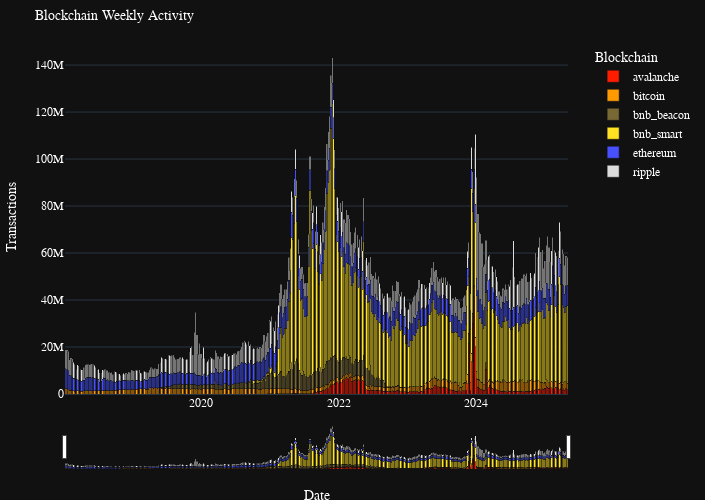

Source (notebook cell):
### Code cell
# Create the figure
fig1 = px.bar(
    web3_tx,
    x='date',
    y='tx_count',
    color='chain',
    custom_data=['chain', 'tx_count', 'total_tx'],
    title='Blockchain Weekly Activity',
    labels={
        'date': 'Date',
        'tx_count': 'Transactions',
        'chain': 'Blockchain',
    },
    color_discrete_map={
        'bitcoin': '#ff9b00',  # Bitcoin Orange
        'ethereum': '#4750ff',  # Ethereum Blue
        'bnb_smart': '#ffe322',  # Binance Yellow
        'bnb_beacon': '#786834',  # Binance Yellow
        'ripple': '#DCDCDC',  # Ripple Grey
        'avalanche': '#ff1d00',  # Avalanche Red
    },
   
)

# Update traces showing chain, individual transactions, and total transactions
fig1.update_traces(
    hovertemplate="<b>%{customdata[0]}</b><br>" +
                  "Transactions: %{customdata[1]:,.0f}<br>" +
                  "Total: %{customdata[2]:,.0f}<br>" +
                  "<extra></extra>"
)

fig1.update_layout(
    template="plotly_dark",              # inherit base dark theme 
    hovermode="x unified",
    dragmode="pan",
    title=dict(font=dict(size=14, color='white'), xanchor="left"),
    font=dict(family="IBM Plex Sans", color="white"),
    legend=dict(yanchor="top", y=0.99, xanchor="left", x=1.05),
    xaxis=dict(rangeslider=dict(visible=True, thickness=0.1), type="date"),
    margin=dict(l=10, r=10, t=40, b=10),
    yaxis=dict(title="Transactions"),
    height=500, width=705,
    barmode='stack',
    bargap=0.1,
)

# Show the plot
fig1.show(config={
    'displayModeBar': True,
    'displaylogo': False,
    'modeBarButtonsToAdd': ['fullscreen']
})

### Figure 1 — Plotly figure (JSON) as saved in the notebook; plotly's stock layout.template omitted (floating-point values rounded to 4 significant figures; data arrays with more than 128 entries replaced by an {"elided": "..."} marker saying what was removed)
{"data": [{"customdata": {"elided": "241x3 mixed values"}, "hovertemplate": "<b>%{customdata[0]}</b><br>Transactions: %{customdata[1]:,.0f}<br>Total: %{customdata[2]:,.0f}<br><extra></extra>", "legendgroup": "avalanche", "marker": {"color": "#ff1d00", "pattern": {"shape": ""}}, "name": "avalanche", "orientation": "v", "showlegend": true, "textposition": "auto", "type": "bar", "x": {"elided": "241 str values"}, "xaxis": "x", "y": {"elided": "241 int values"}, "yaxis": "y"}, {"customdata": {"elided": "383x3 mixed values"}, "hovertemplate": "<b>%{customdata[0]}</b><br>Transactions: %{customdata[1]:,.0f}<br>Total: %{customdata[2]:,.0f}<br><extra></extra>", "legendgroup": "bitcoin", "marker": {"color": "#ff9b00", "pattern": {"shape": ""}}, "name": "bitcoin", "orientation": "v", "showlegend": true, "textposition": "auto", "type": "bar", "x": {"elided": "383 str values"}, "xaxis": "x", "y": {"elided": "383 int values"}, "yaxis": "y"}, {"customdata": {"elided": "261x3 mixed values"}, "hovertemplate": "<b>%{customdata[0]}</b><br>Transactions: %{customdata[1]:,.0f}<br>Total: %{customdata[2]:,.0f}<br><extra></extra>", "legendgroup": "bnb_beacon", "marker": {"color": "#786834", "pattern": {"shape": ""}}, "name": "bnb_beacon", "orientation": "v", "showlegend": true, "textposition": "auto", "type": "bar", "x": {"elided": "261 str values"}, "xaxis": "x", "y": {"elided": "261 int values"}, "yaxis": "y"}, {"customdata": {"elided": "245x3 mixed values"}, "hovertemplate": "<b>%{customdata[0]}</b><br>Transactions: %{customdata[1]:,.0f}<br>Total: %{customdata[2]:,.0f}<br><extra></extra>", "legendgroup": "bnb_smart", "marker": {"color": "#ffe322", "pattern": {"shape": ""}}, "name": "bnb_smart", "orientation": "v", "showlegend": true, "textposition": "auto", "type": "bar", "x": {"elided": "245 str values"}, "xaxis": "x", "y": {"elided": "245 int values"}, "yaxis": "y"}, {"customdata": {"elided": "383x3 mixed values"}, "hovertemplate": "<b>%{customdata[0]}</b><br>Transactions: %{customdata[1]:,.0f}<br>Total: %{customdata[2]:,.0f}<br><extra></extra>", "legendgroup": "ethereum", "marker": {"color": "#4750ff", "pattern": {"shape": ""}}, "name": "ethereum", "orientation": "v", "showlegend": true, "textposition": "auto", "type": "bar", "x": {"elided": "383 str values"}, "xaxis": "x", "y": {"elided": "383 int values"}, "yaxis": "y"}, {"customdata": {"elided": "383x3 mixed values"}, "hovertemplate": "<b>%{customdata[0]}</b><br>Transactions: %{customdata[1]:,.0f}<br>Total: %{customdata[2]:,.0f}<br><extra></extra>", "legendgroup": "ripple", "marker": {"color": "#DCDCDC", "pattern": {"shape": ""}}, "name": "ripple", "orientation": "v", "showlegend": true, "textposition": "auto", "type": "bar", "x": {"elided": "383 str values"}, "xaxis": "x", "y": {"elided": "383 int values"}, "yaxis": "y"}], "layout": {"bargap": 0.1, "barmode": "stack", "dragmode": "pan", "font": {"color": "white", "family": "IBM Plex Sans"}, "height": 500, "hovermode": "x unified", "legend": {"title": {"text": "Blockchain"}, "tracegroupgap": 0, "x": 1.05, "xanchor": "left", "y": 0.99, "yanchor": "top"}, "margin": {"b": 10, "l": 10, "r": 10, "t": 40}, "title": {"font": {"color": "white", "size": 14}, "text": "Blockchain Weekly Activity", "xanchor": "left"}, "width": 705, "xaxis": {"anchor": "y", "domain": [0, 1], "rangeslider": {"thickness": 0.1, "visible": true}, "title": {"text": "Date"}, "type": "date"}, "yaxis": {"anchor": "x", "domain": [0, 1], "title": {"text": "Transactions"}}}}
